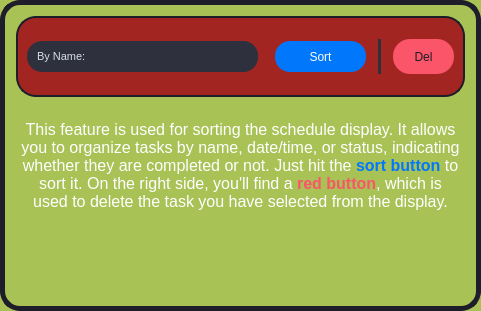
               <widget class="QFrame" name="frame_20">
                <property name="minimumSize">
                 <size>
                  <width>481</width>
                  <height>307</height>
                 </size>
                </property>
                <property name="styleSheet">
                 <string notr="true">background-color: #A8C256;
border-radius: 20px;
border: 5px solid rgb(30, 29, 42);</string>
                </property>
                <property name="frameShape">
                 <enum>QFrame::StyledPanel</enum>
                </property>
                <property name="frameShadow">
                 <enum>QFrame::Raised</enum>
                </property>
                <layout class="QGridLayout" name="gridLayout_29">
                 <item row="1" column="0">
                  <widget class="QTextBrowser" name="textBrowser_2">
                   <property name="minimumSize">
                    <size>
                     <width>401</width>
                     <height>48</height>
                    </size>
                   </property>
                   <property name="styleSheet">
                    <string notr="true">border: none;</string>
                   </property>
                   <property name="html">
                    <string>&lt;!DOCTYPE HTML PUBLIC &quot;-//W3C//DTD HTML 4.0//EN&quot; &quot;http://www.w3.org/TR/REC-html40/strict.dtd&quot;&gt;
&lt;html&gt;&lt;head&gt;&lt;meta name=&quot;qrichtext&quot; content=&quot;1&quot; /&gt;&lt;style type=&quot;text/css&quot;&gt;
p, li { white-space: pre-wrap; }
&lt;/style&gt;&lt;/head&gt;&lt;body style=&quot; font-family:'MS Shell Dlg 2'; font-size:8.25pt; font-weight:400; font-style:normal;&quot;&gt;
&lt;p align=&quot;center&quot; style=&quot;-qt-paragraph-type:empty; margin-top:0px; margin-bottom:0px; margin-left:0px; margin-right:0px; -qt-block-indent:0; text-indent:0px;&quot;&gt;&lt;br /&gt;&lt;/p&gt;
&lt;p align=&quot;center&quot; style=&quot; margin-top:0px; margin-bottom:0px; margin-left:0px; margin-right:0px; -qt-block-indent:0; text-indent:0px;&quot;&gt;&lt;span style=&quot; font-family:'Courier New'; font-size:12pt; color:#ffffff;&quot;&gt;This feature is used for sorting the schedule display. It allows you to organize tasks by name, date/time, or status, indicating whether they are completed or not. Just hit the &lt;/span&gt;&lt;span style=&quot; font-family:'Courier New'; font-size:12pt; font-weight:600; color:#0177fb;&quot;&gt;sort button&lt;/span&gt;&lt;span style=&quot; font-family:'Courier New'; font-size:12pt;&quot;&gt; &lt;/span&gt;&lt;span style=&quot; font-family:'Courier New'; font-size:12pt; color:#ffffff;&quot;&gt;to sort it. On the right side, you'll find a &lt;/span&gt;&lt;span style=&quot; font-family:'Courier New'; font-size:12pt; font-weight:600; color:#fa5568;&quot;&gt;red button&lt;/span&gt;&lt;span style=&quot; font-family:'Courier New'; font-size:12pt; color:#ffffff;&quot;&gt;, which is used to delete the task you have selected from the display.&lt;/span&gt;&lt;/p&gt;&lt;/body&gt;&lt;/html&gt;</string>
                   </property>
                  </widget>
                 </item>
                 <item row="0" column="0">
                  <widget class="QFrame" name="frame_21">
                   <property name="sizePolicy">
                    <sizepolicy hsizetype="Preferred" vsizetype="Fixed">
                     <horstretch>0</horstretch>
                     <verstretch>0</verstretch>
                    </sizepolicy>
                   </property>
                   <property name="minimumSize">
                    <size>
                     <width>0</width>
                     <height>81</height>
                    </size>
                   </property>
                   <property name="styleSheet">
                    <string notr="true">background-color: #A22522;
border-radius: 20px;
border: 2px solid  rgb(30, 29, 42);
font: 87 8pt &quot;Arial Black&quot;;</string>
                   </property>
                   <property name="frameShape">
                    <enum>QFrame::StyledPanel</enum>
                   </property>
                   <property name="frameShadow">
                    <enum>QFrame::Raised</enum>
                   </property>
                   <layout class="QGridLayout" name="gridLayout_30">
                    <item row="0" column="0">
                     <widget class="QComboBox" name="comboBox_4">
                      <property name="enabled">
                       <bool>false</bool>
                      </property>
                      <property name="sizePolicy">
                       <sizepolicy hsizetype="Expanding" vsizetype="Fixed">
                        <horstretch>0</horstretch>
                        <verstretch>0</verstretch>
                       </sizepolicy>
                      </property>
                      <property name="minimumSize">
                       <size>
                        <width>0</width>
                        <height>31</height>
                       </size>
                      </property>
                      <property name="font">
                       <font>
                        <family>Arial</family>
                        <pointsize>8</pointsize>
                        <weight>50</weight>
                        <italic>false</italic>
                        <bold>false</bold>
                       </font>
                      </property>
                      <property name="styleSheet">
                       <string notr="true">/* QComboBox Stylesheet */
QComboBox {
    background-color:  rgb(46, 48, 62);
	font: 8pt &quot;Arial&quot;;
    color: #D8DEE9;
    border: none;
    padding: 5px 10px;
    selection-background-color: #3B4252;
    border-radius: 15px;
}

QComboBox::drop-down {
    background-color:  rgb(46, 48, 62);
	font: 8pt &quot;Arial&quot;;
    border: none;
    width: 25px;
    border-top-right-radius: 15px;
    border-bottom-right-radius: 15px;
}

QComboBox QAbstractItemView {
    background-color:  rgb(46, 48, 62);
	font: 8pt &quot;Arial&quot;;
    color: #D8DEE9;
    border: none;
    selection-background-color: #3B4252;
    border-radius: 15px;
}</string>
                      </property>
                      <item>
                       <property name="text">
                        <string>By Name:</string>
                       </property>
                      </item>
                      <item>
                       <property name="text">
                        <string>By Date/Time:</string>
                       </property>
                      </item>
                      <item>
                       <property name="text">
                        <string>By Status:</string>
                       </property>
                      </item>
                     </widget>
                    </item>
                    <item row="0" column="1">
                     <spacer name="horizontalSpacer_32">
                      <property name="orientation">
                       <enum>Qt::Horizontal</enum>
                      </property>
                      <property name="sizeType">
                       <enum>QSizePolicy::Fixed</enum>
                      </property>
                      <property name="sizeHint" stdset="0">
                       <size>
                        <width>11</width>
                        <height>20</height>
                       </size>
                      </property>
                     </spacer>
                    </item>
                    <item row="0" column="2">
                     <widget class="QPushButton" name="pushButton_19">
                      <property name="sizePolicy">
                       <sizepolicy hsizetype="Fixed" vsizetype="Fixed">
                        <horstretch>0</horstretch>
                        <verstretch>0</verstretch>
                       </sizepolicy>
                      </property>
                      <property name="minimumSize">
                       <size>
                        <width>91</width>
                        <height>31</height>
                       </size>
                      </property>
                      <property name="styleSheet">
                       <string notr="true">QPushButton {
background-color: rgb(1, 119, 251);
color: rgb(255, 255, 255);
border-radius: 15px;
border: none;
font: 87 8pt &quot;Arial Black&quot;;
}

QPushButton:hover {
background-color: rgb(44, 146, 255);
}

QPushButton:pressed {
background-color: rgb(255, 255, 255);
color: rgb(1, 119, 251);
}</string>
                      </property>
                      <property name="text">
                       <string>Sort</string>
                      </property>
                     </widget>
                    </item>
                    <item row="0" column="3">
                     <spacer name="horizontalSpacer_33">
                      <property name="orientation">
                       <enum>Qt::Horizontal</enum>
                      </property>
                      <property name="sizeType">
                       <enum>QSizePolicy::Fixed</enum>
                      </property>
                      <property name="sizeHint" stdset="0">
                       <size>
                        <width>6</width>
                        <height>20</height>
                       </size>
                      </property>
                     </spacer>
                    </item>
                    <item row="0" column="4">
                     <widget class="Line" name="line_6">
                      <property name="styleSheet">
                       <string notr="true">border-color: rgb(46, 48, 62);</string>
                      </property>
                      <property name="orientation">
                       <enum>Qt::Vertical</enum>
                      </property>
                     </widget>
                    </item>
                    <item row="0" column="5">
                     <spacer name="horizontalSpacer_34">
                      <property name="orientation">
                       <enum>Qt::Horizontal</enum>
                      </property>
                      <property name="sizeType">
                       <enum>QSizePolicy::Fixed</enum>
                      </property>
                      <property name="sizeHint" stdset="0">
                       <size>
                        <width>6</width>
                        <height>20</height>
                       </size>
                      </property>
                     </spacer>
                    </item>
                    <item row="0" column="6">
                     <widget class="QPushButton" name="pushButton_20">
                      <property name="sizePolicy">
                       <sizepolicy hsizetype="Fixed" vsizetype="Fixed">
                        <horstretch>0</horstretch>
                        <verstretch>0</verstretch>
                       </sizepolicy>
                      </property>
                      <property name="minimumSize">
                       <size>
                        <width>61</width>
                        <height>35</height>
                       </size>
                      </property>
                      <property name="styleSheet">
                       <string notr="true">QPushButton {
background-color: rgb(250, 85, 104);
	color: rgb(30, 29, 42);
border-radius: 17px;
border: none;
}

QPushButton:hover {
background-color: rgb(250, 121, 136);
}

QPushButton:pressed {
background-color: rgb(250, 66, 88);
}</string>
                      </property>
                      <property name="text">
                       <string>Del</string>
                      </property>
                     </widget>
                    </item>
                   </layout>
                  </widget>
                 </item>
                </layout>
               </widget>
